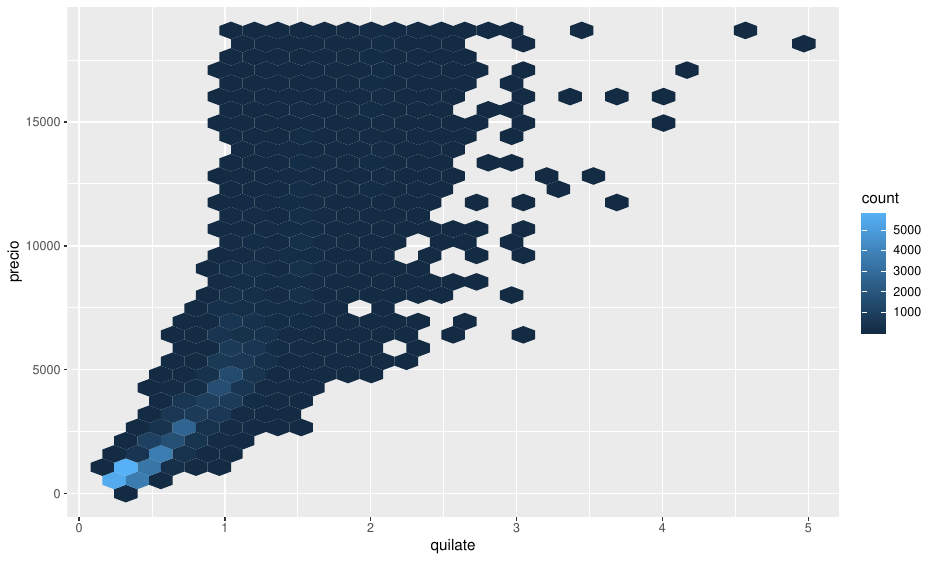

Write the R code that produced this figure.
library(tidyverse)
library(datos)
library(ggplot2)

ggplot(diamantes, aes(quilate, precio)) + 
  geom_hex()
ggsave("diamantes.pdf")

write_csv(diamantes, "diamantes.csv")

